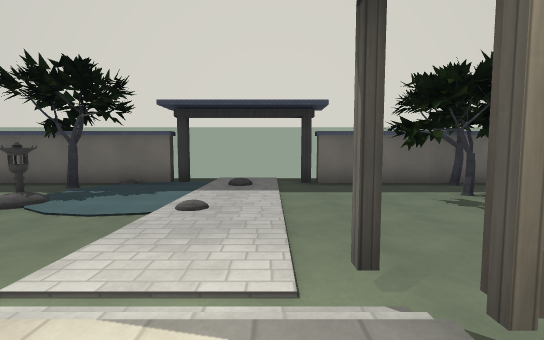
view 1 (above)

17 first-person views from a walk through a level from a Godot 3-D game. The camera is 1.3 m above the floor, tilts 4° down and sees 90° across. The floor is counted in squares, 2 m on a side. Each view is taken from the middle of a square. On the plan, view 1 faces up. The plan holds only what a view shows up to about 9 squares ahead; the rest is blank. Surface patterns are stand-ins for the level's own textures.

view 2
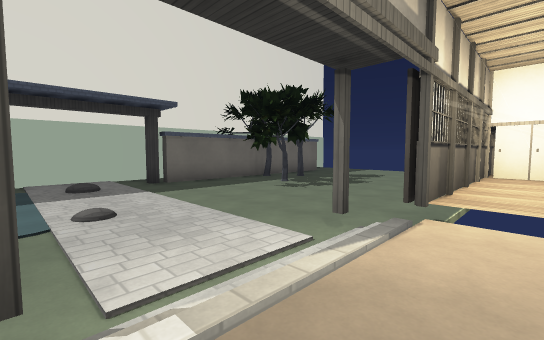

view 3
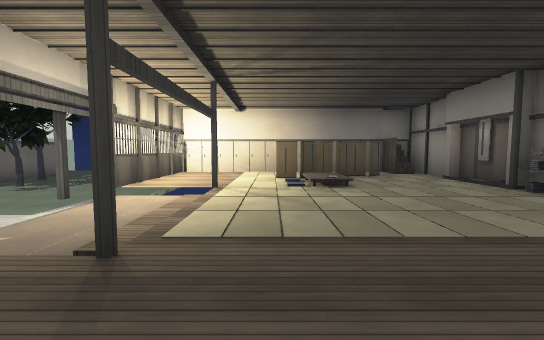

view 4
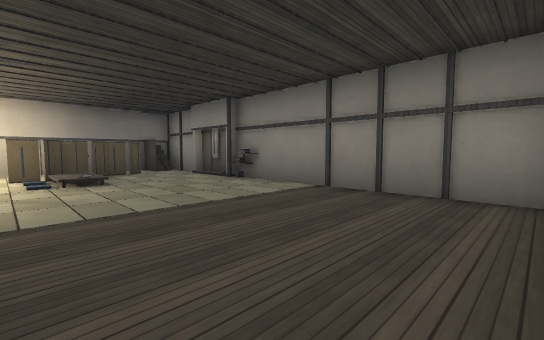

view 5
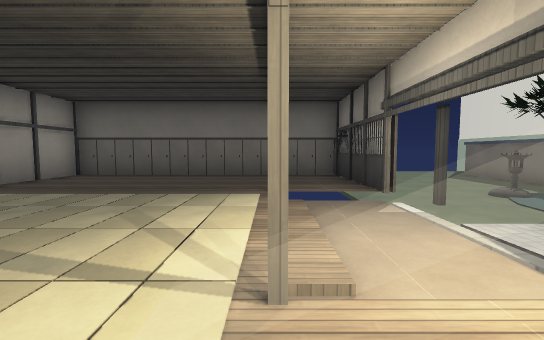

view 6
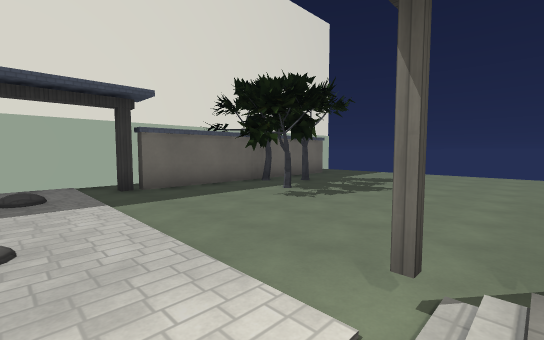

view 7
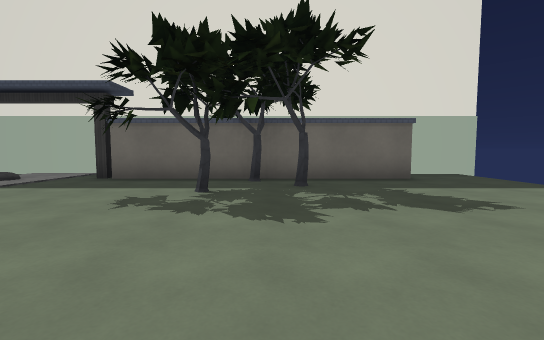

view 8
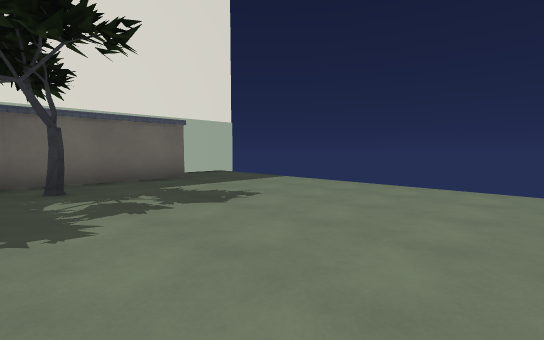

view 9
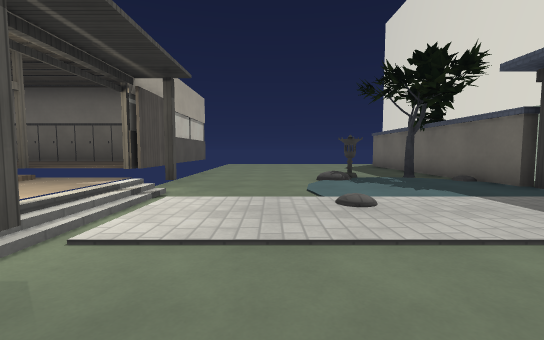

view 10
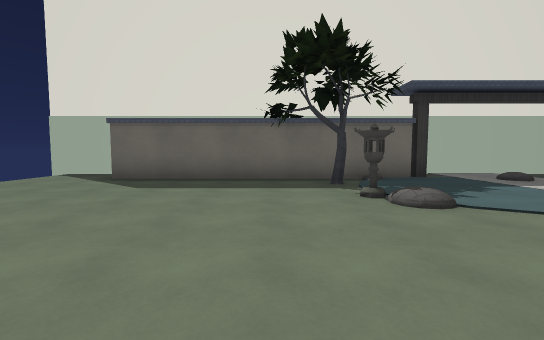

view 11
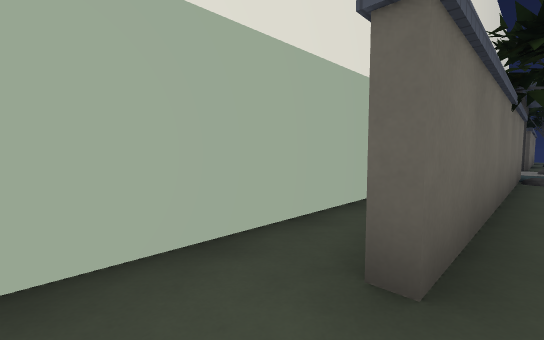

view 12
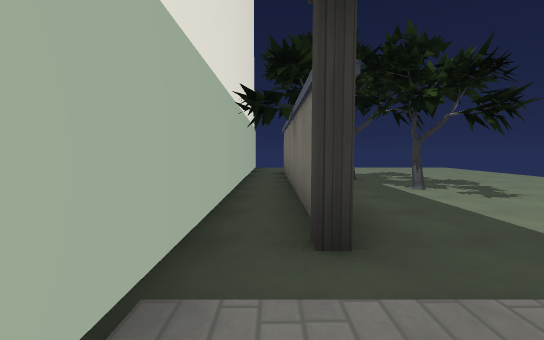

view 13
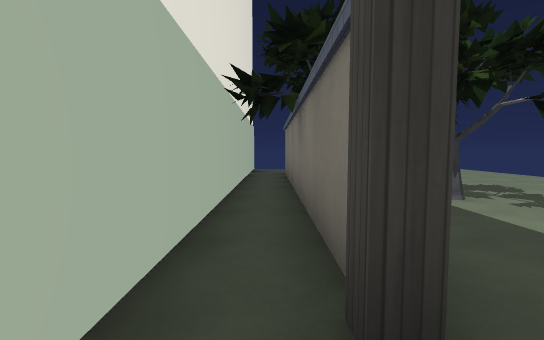

view 14
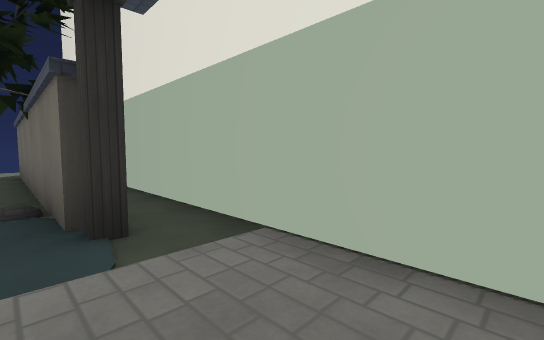

view 15
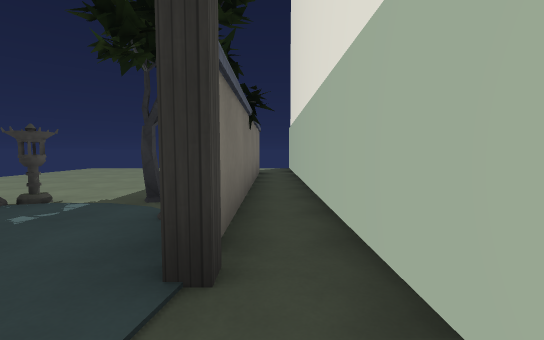

view 16
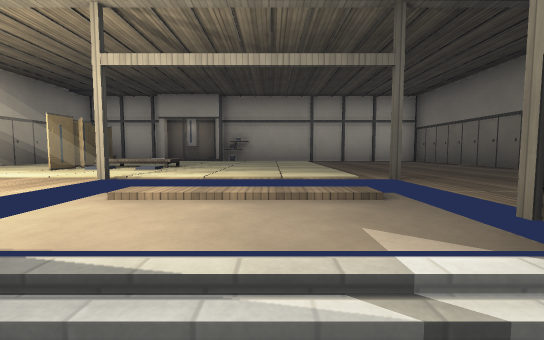

view 17
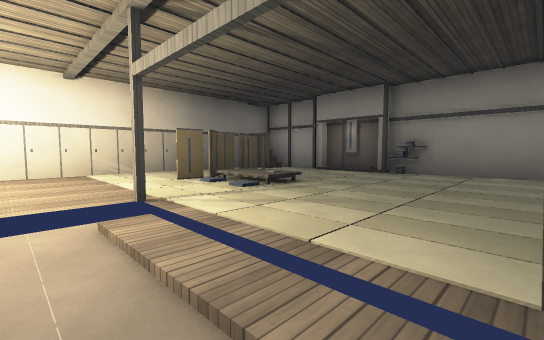

### Floor plan
Key: @ floor where view 1 was taken; # wall or solid block; x gap in a wall; . main floor; : floor 0.5 m higher than the main floor; + floor 0.75 m higher than the main floor; * floor 1 m higher than the main floor; / step, stairs or slope; = window, fence, low wall or low ledge; ^ raised ledge.
Columns run from 12 left of view 1 to 11 right of it. Each row starts with its distance up from view 1.
  9 ########################
  8  ......................
  7  ..#######./.########..
  6  ......x...............
  5   .....#........#......
  4    ..... ../...........
  3   .....................
  2   .....................
  1   .....####//####......
  0       ##++:/@/++#=
 -1       #+++#//#+++#
 -2       #++++++++++#
 -3       #++++++/##+#
 -4       #++++++++#+#
 -5       #++++++++++#
 -6       #+++++^#*+##
 -7       ###### ####

Positions as (right, up) in squares from view 1, and headings:
1: (0, 0), facing up
2: (-2, 0), facing up-right
3: (-4, -2), facing right
4: (-5, -2), facing down-right
5: (2, -1), facing left
6: (-1, 1), facing up-right
7: (5, 1), facing up
8: (5, 1), facing up-right
9: (2, 3), facing left
10: (-6, 1), facing up
11: (-11, 7), facing up-right
12: (-1, 8), facing right
13: (0, 8), facing right
14: (0, 7), facing up-left
15: (-1, 8), facing left
16: (-1, 2), facing down
17: (-2, 0), facing down-right
